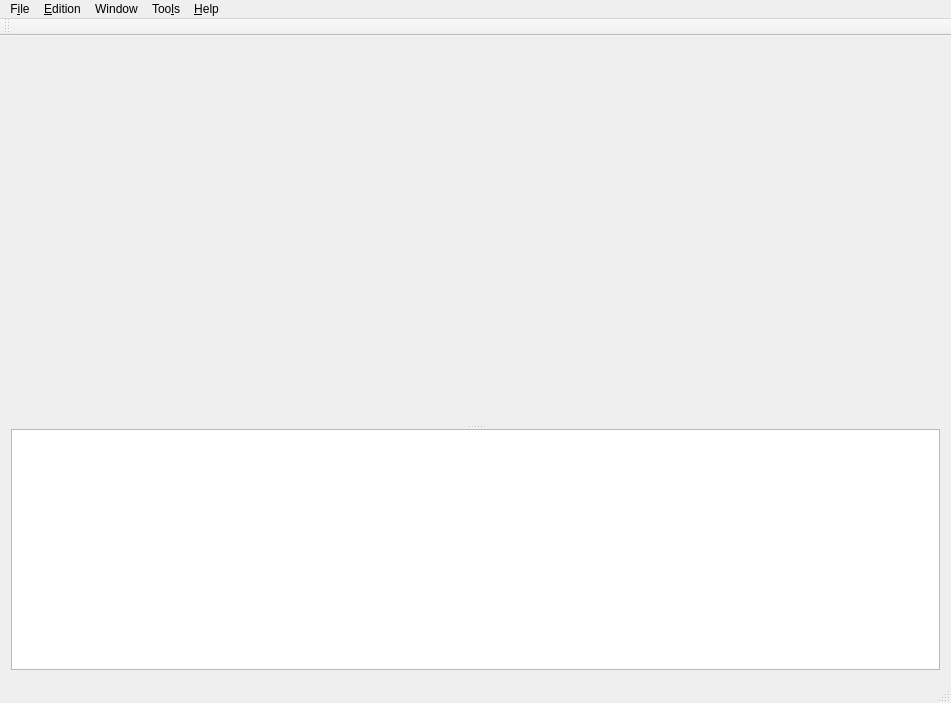
<?xml version="1.0" encoding="UTF-8"?>
<ui version="4.0">
 <class>MainWindow</class>
 <widget class="QMainWindow" name="MainWindow">
  <property name="geometry">
   <rect>
    <x>0</x>
    <y>0</y>
    <width>951</width>
    <height>703</height>
   </rect>
  </property>
  <property name="windowTitle">
   <string>Chord V</string>
  </property>
  <property name="windowIcon">
   <iconset resource="../Resources/resources.qrc">
    <normaloff>:/Image/Images/logo.svg</normaloff>:/Image/Images/logo.svg</iconset>
  </property>
  <widget class="QWidget" name="centralWidget">
   <layout class="QHBoxLayout" name="horizontalLayout_3">
    <item>
     <widget class="QSplitter" name="splitter">
      <property name="orientation">
       <enum>Qt::Vertical</enum>
      </property>
      <widget class="QStackedWidget" name="stackedWidget">
       <property name="currentIndex">
        <number>4</number>
       </property>
       <widget class="QWidget" name="pageEditor">
        <layout class="QHBoxLayout" name="horizontalLayout_14">
         <item>
          <widget class="FormEditor" name="textEditCho3File" native="true"/>
         </item>
        </layout>
       </widget>
       <widget class="QWidget" name="pageDefinition">
        <layout class="QVBoxLayout" name="verticalLayout_5">
         <item>
          <layout class="QVBoxLayout" name="verticalLayout_4">
           <item>
            <layout class="QHBoxLayout" name="horizontalLayout_2">
             <item>
              <layout class="QVBoxLayout" name="verticalLayout_3">
               <item>
                <layout class="QHBoxLayout" name="horizontalLayout">
                 <item>
                  <layout class="QVBoxLayout" name="verticalLayout">
                   <item>
                    <widget class="QLabel" name="labelCreatorName">
                     <property name="text">
                      <string>Creator name</string>
                     </property>
                    </widget>
                   </item>
                   <item>
                    <widget class="QLabel" name="labelChordLanguage">
                     <property name="text">
                      <string>Chord Language</string>
                     </property>
                    </widget>
                   </item>
                   <item>
                    <widget class="QLabel" name="labelChordMinorNotation">
                     <property name="text">
                      <string>Chord Minor notation</string>
                     </property>
                    </widget>
                   </item>
                  </layout>
                 </item>
                 <item>
                  <layout class="QVBoxLayout" name="verticalLayout_2">
                   <item>
                    <widget class="QLineEdit" name="lineEditCreatorName"/>
                   </item>
                   <item>
                    <widget class="QComboBox" name="comboBoxChordLanguage"/>
                   </item>
                   <item>
                    <widget class="QComboBox" name="comboBoxMinorNotation"/>
                   </item>
                  </layout>
                 </item>
                </layout>
               </item>
               <item>
                <widget class="QCheckBox" name="checkBoxLyricsMode">
                 <property name="text">
                  <string>Lyrics and chords mode book</string>
                 </property>
                 <property name="checked">
                  <bool>true</bool>
                 </property>
                </widget>
               </item>
               <item>
                <widget class="QCheckBox" name="checkBoxChordMode">
                 <property name="text">
                  <string>Chords only mode book</string>
                 </property>
                 <property name="checked">
                  <bool>true</bool>
                 </property>
                </widget>
               </item>
               <item>
                <widget class="QCheckBox" name="checkBoxTextMode">
                 <property name="text">
                  <string>Text only mode book</string>
                 </property>
                 <property name="checked">
                  <bool>true</bool>
                 </property>
                </widget>
               </item>
               <item>
                <widget class="QCheckBox" name="checkBoxMemoryMode">
                 <property name="text">
                  <string>Memory mode book</string>
                 </property>
                 <property name="checked">
                  <bool>true</bool>
                 </property>
                </widget>
               </item>
               <item>
                <layout class="QHBoxLayout" name="horizontalLayout_4">
                 <item>
                  <widget class="QLabel" name="labelWatermark">
                   <property name="text">
                    <string>Watermark</string>
                   </property>
                  </widget>
                 </item>
                 <item>
                  <widget class="QLineEdit" name="lineEditWatermark"/>
                 </item>
                </layout>
               </item>
              </layout>
             </item>
             <item>
              <layout class="QVBoxLayout" name="verticalLayout_8">
               <item>
                <layout class="QVBoxLayout" name="verticalLayout_6">
                 <item>
                  <layout class="QHBoxLayout" name="horizontalLayout_5">
                   <item>
                    <widget class="QLabel" name="labelProjectName">
                     <property name="text">
                      <string>Project name :</string>
                     </property>
                    </widget>
                   </item>
                   <item>
                    <widget class="QLabel" name="labelNameProjectName">
                     <property name="text">
                      <string/>
                     </property>
                    </widget>
                   </item>
                  </layout>
                 </item>
                 <item>
                  <layout class="QHBoxLayout" name="horizontalLayout_7">
                   <item>
                    <widget class="QLabel" name="labelDirProject">
                     <property name="text">
                      <string>Project directory :</string>
                     </property>
                    </widget>
                   </item>
                   <item>
                    <widget class="QLabel" name="labelNameDirProject">
                     <property name="text">
                      <string/>
                     </property>
                    </widget>
                   </item>
                  </layout>
                 </item>
                </layout>
               </item>
               <item>
                <widget class="QPushButton" name="pushButtonMakePDF">
                 <property name="minimumSize">
                  <size>
                   <width>100</width>
                   <height>100</height>
                  </size>
                 </property>
                 <property name="text">
                  <string>Make PDF</string>
                 </property>
                </widget>
               </item>
               <item>
                <widget class="QPushButton" name="pushButtonMakeAndShowPDF">
                 <property name="minimumSize">
                  <size>
                   <width>100</width>
                   <height>100</height>
                  </size>
                 </property>
                 <property name="text">
                  <string>Make  and show PDF </string>
                 </property>
                </widget>
               </item>
              </layout>
             </item>
             <item>
              <spacer name="horizontalSpacer">
               <property name="orientation">
                <enum>Qt::Horizontal</enum>
               </property>
               <property name="sizeHint" stdset="0">
                <size>
                 <width>40</width>
                 <height>20</height>
                </size>
               </property>
              </spacer>
             </item>
            </layout>
           </item>
           <item>
            <spacer name="verticalSpacer">
             <property name="orientation">
              <enum>Qt::Vertical</enum>
             </property>
             <property name="sizeHint" stdset="0">
              <size>
               <width>419</width>
               <height>34</height>
              </size>
             </property>
            </spacer>
           </item>
          </layout>
         </item>
        </layout>
       </widget>
       <widget class="QWidget" name="pageLyricsAndChordMode">
        <layout class="QVBoxLayout" name="verticalLayout_13">
         <item>
          <widget class="LyricsConfig" name="widgetLyricsMode" native="true"/>
         </item>
        </layout>
       </widget>
       <widget class="QWidget" name="pageChordMpde">
        <layout class="QVBoxLayout" name="verticalLayout_14">
         <item>
          <widget class="ChordConfig" name="widgetChordMode" native="true"/>
         </item>
        </layout>
       </widget>
       <widget class="QWidget" name="pageTextMode">
        <layout class="QVBoxLayout" name="verticalLayout_15">
         <item>
          <widget class="TextConfig" name="widgetTextMode" native="true"/>
         </item>
        </layout>
       </widget>
      </widget>
      <widget class="LogMessages" name="log"/>
     </widget>
    </item>
   </layout>
  </widget>
  <widget class="QMenuBar" name="menuBar">
   <property name="geometry">
    <rect>
     <x>0</x>
     <y>0</y>
     <width>951</width>
     <height>25</height>
    </rect>
   </property>
   <widget class="QMenu" name="menuFile">
    <property name="title">
     <string>F&amp;ile</string>
    </property>
    <addaction name="actionNew_Project"/>
    <addaction name="actionOpen_Project"/>
    <addaction name="separator"/>
    <addaction name="actionOpen_Song_File"/>
    <addaction name="actionExport_tho_cho3_file"/>
    <addaction name="separator"/>
    <addaction name="actionClose"/>
    <addaction name="actionQuit"/>
    <addaction name="actionSave"/>
    <addaction name="actionSave_As"/>
   </widget>
   <widget class="QMenu" name="menuTools">
    <property name="title">
     <string>Too&amp;ls</string>
    </property>
    <widget class="QMenu" name="menuPreferences_hints">
     <property name="title">
      <string>Preferences &amp;hints</string>
     </property>
     <addaction name="actionSave_Current_as_Defaut"/>
     <addaction name="actionReset_Preferences_as_Origin"/>
     <addaction name="actionForce_configuration_files_to_currrent_project"/>
    </widget>
    <widget class="QMenu" name="menuBuild_PDF">
     <property name="title">
      <string>&amp;Build PDF</string>
     </property>
     <addaction name="actionBuildText"/>
     <addaction name="actionBuildLyrics"/>
     <addaction name="actionBuildChord"/>
     <addaction name="actionBuildMemory"/>
     <addaction name="actionBuildAll"/>
    </widget>
    <widget class="QMenu" name="menuLaunch_PDF_Viewer">
     <property name="title">
      <string>&amp;Launch PDF Viewer</string>
     </property>
     <addaction name="actionViewText"/>
     <addaction name="actionViewLyrics"/>
     <addaction name="actionViewChord"/>
     <addaction name="actionViewMemory"/>
     <addaction name="actionViewLastbuilt"/>
    </widget>
    <widget class="QMenu" name="menuBuild_and_Launch_PDF">
     <property name="title">
      <string>B&amp;uild and Launch PDF</string>
     </property>
     <addaction name="actionBuildAndViewText"/>
     <addaction name="actionBuildAndViewLyrics"/>
     <addaction name="actionBuildAndViewChord"/>
     <addaction name="actionBuildAndViewMemory"/>
    </widget>
    <widget class="QMenu" name="menuImport_other_format">
     <property name="title">
      <string>Conversion</string>
     </property>
     <addaction name="action2Line2chordpro"/>
     <addaction name="actionChangeChordLang"/>
     <addaction name="actionTranspose_chords"/>
    </widget>
    <addaction name="actionProduce_PDF_files"/>
    <addaction name="separator"/>
    <addaction name="actionPreferences"/>
    <addaction name="menuPreferences_hints"/>
    <addaction name="separator"/>
    <addaction name="actionChord_defintion"/>
    <addaction name="separator"/>
    <addaction name="menuImport_other_format"/>
    <addaction name="separator"/>
    <addaction name="menuLaunch_PDF_Viewer"/>
    <addaction name="menuBuild_PDF"/>
    <addaction name="menuBuild_and_Launch_PDF"/>
    <addaction name="separator"/>
   </widget>
   <widget class="QMenu" name="menuHelp">
    <property name="title">
     <string>&amp;Help</string>
    </property>
    <addaction name="actionDocumentation"/>
    <addaction name="actionAbout"/>
    <addaction name="actionSystem_Info"/>
    <addaction name="actionLoad_demo_file"/>
   </widget>
   <widget class="QMenu" name="menuEdition">
    <property name="title">
     <string>&amp;Edition</string>
    </property>
    <addaction name="actionSearch"/>
    <addaction name="actionReplace"/>
    <addaction name="separator"/>
    <addaction name="actionZoomIn"/>
    <addaction name="actionZoomOut"/>
   </widget>
   <widget class="QMenu" name="menuOutput">
    <property name="title">
     <string>Window</string>
    </property>
    <addaction name="separator"/>
    <addaction name="actionSelectEditor"/>
    <addaction name="actionSelectDefinition"/>
    <addaction name="separator"/>
    <addaction name="actionSelectText"/>
    <addaction name="actionSelectLyrics"/>
    <addaction name="actionSelectChord"/>
    <addaction name="actionSelectMemory"/>
   </widget>
   <addaction name="menuFile"/>
   <addaction name="menuEdition"/>
   <addaction name="menuOutput"/>
   <addaction name="menuTools"/>
   <addaction name="menuHelp"/>
  </widget>
  <widget class="QToolBar" name="mainToolBar">
   <attribute name="toolBarArea">
    <enum>TopToolBarArea</enum>
   </attribute>
   <attribute name="toolBarBreak">
    <bool>false</bool>
   </attribute>
  </widget>
  <widget class="QStatusBar" name="statusBar"/>
  <action name="actionNew_Project">
   <property name="text">
    <string>&amp;New Project</string>
   </property>
  </action>
  <action name="actionOpen_Project">
   <property name="text">
    <string>&amp;Open Project</string>
   </property>
  </action>
  <action name="actionQuit">
   <property name="text">
    <string>&amp;Quit</string>
   </property>
  </action>
  <action name="actionSave_Current_as_Defaut">
   <property name="text">
    <string>&amp;Save Current as Defaut</string>
   </property>
  </action>
  <action name="actionSave">
   <property name="text">
    <string>Sa&amp;ve</string>
   </property>
   <property name="shortcut">
    <string>Ctrl+S</string>
   </property>
  </action>
  <action name="actionSave_As">
   <property name="text">
    <string>Sav&amp;e As</string>
   </property>
  </action>
  <action name="actionDocumentation">
   <property name="text">
    <string>Documentation</string>
   </property>
   <property name="shortcut">
    <string>F1</string>
   </property>
  </action>
  <action name="actionAbout">
   <property name="text">
    <string>&amp;About</string>
   </property>
  </action>
  <action name="actionLast_Project">
   <property name="text">
    <string>Last Project</string>
   </property>
  </action>
  <action name="actionLast_Poject">
   <property name="text">
    <string>&amp;Last Projects</string>
   </property>
  </action>
  <action name="actionProduce_PDF_files">
   <property name="enabled">
    <bool>false</bool>
   </property>
   <property name="text">
    <string>&amp;Produce PDF files</string>
   </property>
  </action>
  <action name="actionPreferences">
   <property name="text">
    <string>Pr&amp;eferences</string>
   </property>
   <property name="shortcut">
    <string>Ctrl+O</string>
   </property>
  </action>
  <action name="actionOpen_Song_File">
   <property name="text">
    <string>&amp;Import cho3 File</string>
   </property>
  </action>
  <action name="actionChord_defintion">
   <property name="text">
    <string>&amp;Chord definition</string>
   </property>
   <property name="shortcut">
    <string>F3</string>
   </property>
  </action>
  <action name="actionSystem_Info">
   <property name="text">
    <string>&amp;System Info</string>
   </property>
  </action>
  <action name="actionSearch">
   <property name="text">
    <string>&amp;Find</string>
   </property>
   <property name="shortcut">
    <string>Ctrl+F</string>
   </property>
  </action>
  <action name="actionReplace">
   <property name="text">
    <string>&amp;Replace</string>
   </property>
   <property name="shortcut">
    <string>Ctrl+R</string>
   </property>
  </action>
  <action name="actionSelectDefinition">
   <property name="checkable">
    <bool>true</bool>
   </property>
   <property name="text">
    <string>&amp;Global definitions</string>
   </property>
  </action>
  <action name="actionSelectText">
   <property name="checkable">
    <bool>true</bool>
   </property>
   <property name="text">
    <string>&amp;Text only mode</string>
   </property>
  </action>
  <action name="actionSelectLyrics">
   <property name="checkable">
    <bool>true</bool>
   </property>
   <property name="text">
    <string>&amp;Lyrics and chord mode</string>
   </property>
  </action>
  <action name="actionSelectChord">
   <property name="checkable">
    <bool>true</bool>
   </property>
   <property name="text">
    <string>&amp;Chord mode</string>
   </property>
  </action>
  <action name="actionSelectMemory">
   <property name="checkable">
    <bool>true</bool>
   </property>
   <property name="text">
    <string>&amp;Memory mode</string>
   </property>
  </action>
  <action name="actionSelectEditor">
   <property name="checkable">
    <bool>true</bool>
   </property>
   <property name="text">
    <string>&amp;Editor</string>
   </property>
  </action>
  <action name="action1">
   <property name="text">
    <string>1</string>
   </property>
  </action>
  <action name="actionBuildAll">
   <property name="text">
    <string>&amp;Build All</string>
   </property>
   <property name="shortcut">
    <string>F9</string>
   </property>
  </action>
  <action name="actionBuildText">
   <property name="text">
    <string>&amp;Text</string>
   </property>
   <property name="shortcut">
    <string>F5</string>
   </property>
  </action>
  <action name="actionBuildLyrics">
   <property name="text">
    <string>&amp;Lyrics</string>
   </property>
   <property name="shortcut">
    <string>F6</string>
   </property>
  </action>
  <action name="actionBuildChord">
   <property name="text">
    <string>&amp;Chord</string>
   </property>
   <property name="shortcut">
    <string>F7</string>
   </property>
  </action>
  <action name="actionBuildMemory">
   <property name="text">
    <string>&amp;Memory</string>
   </property>
   <property name="shortcut">
    <string>F8</string>
   </property>
  </action>
  <action name="actionViewText">
   <property name="text">
    <string>&amp;Text</string>
   </property>
   <property name="shortcut">
    <string>Ctrl+F5</string>
   </property>
  </action>
  <action name="actionViewLyrics">
   <property name="text">
    <string>&amp;Lyrics</string>
   </property>
   <property name="shortcut">
    <string>Ctrl+F6</string>
   </property>
  </action>
  <action name="actionViewChord">
   <property name="text">
    <string>&amp;Chord</string>
   </property>
   <property name="shortcut">
    <string>Ctrl+F7</string>
   </property>
  </action>
  <action name="actionViewMemory">
   <property name="text">
    <string>&amp;Memory</string>
   </property>
   <property name="shortcut">
    <string>Ctrl+F8</string>
   </property>
  </action>
  <action name="actionReset_Preferences_as_Origin">
   <property name="text">
    <string>&amp;Reset Preferences as Origin</string>
   </property>
  </action>
  <action name="actionViewLastbuilt">
   <property name="text">
    <string>Last &amp;built</string>
   </property>
  </action>
  <action name="actionExport_tho_cho3_file">
   <property name="text">
    <string>Export to &amp;cho3 file</string>
   </property>
  </action>
  <action name="actionBuildAndViewText">
   <property name="text">
    <string>&amp;Text</string>
   </property>
   <property name="shortcut">
    <string>Shift+F6</string>
   </property>
  </action>
  <action name="actionBuildAndViewLyrics">
   <property name="text">
    <string>&amp;Lyrics</string>
   </property>
   <property name="shortcut">
    <string>Shift+F7</string>
   </property>
  </action>
  <action name="actionBuildAndViewMemory">
   <property name="text">
    <string>&amp;Memory</string>
   </property>
   <property name="shortcut">
    <string>Shift+F9</string>
   </property>
  </action>
  <action name="actionBuildAndViewChord">
   <property name="text">
    <string>&amp;Chord</string>
   </property>
   <property name="shortcut">
    <string>Shift+F8</string>
   </property>
  </action>
  <action name="actionZoomIn">
   <property name="text">
    <string>&amp;Zoom +</string>
   </property>
   <property name="shortcut">
    <string>Ctrl++</string>
   </property>
  </action>
  <action name="actionZoomOut">
   <property name="text">
    <string>Z&amp;oom - </string>
   </property>
   <property name="shortcut">
    <string>Ctrl+-</string>
   </property>
  </action>
  <action name="actionForce_configuration_files_to_currrent_project">
   <property name="text">
    <string>Force configuration files to currrent project</string>
   </property>
  </action>
  <action name="action2Line2chordpro">
   <property name="text">
    <string>Chords with chord on line above to chordpro format</string>
   </property>
  </action>
  <action name="actionChangeChordLang">
   <property name="text">
    <string>Change  the chords Language of the current song file</string>
   </property>
  </action>
  <action name="actionClose">
   <property name="text">
    <string>Close</string>
   </property>
  </action>
  <action name="actionTranspose_chords">
   <property name="text">
    <string>Transpose chords</string>
   </property>
  </action>
  <action name="actionLoad_demo_file">
   <property name="text">
    <string>Load demo file</string>
   </property>
  </action>
 </widget>
 <layoutdefault spacing="6" margin="11"/>
 <customwidgets>
  <customwidget>
   <class>LyricsConfig</class>
   <extends>QWidget</extends>
   <header>lyricsconfig.h</header>
   <container>1</container>
  </customwidget>
  <customwidget>
   <class>ChordConfig</class>
   <extends>QWidget</extends>
   <header>chordconfig.h</header>
   <container>1</container>
  </customwidget>
  <customwidget>
   <class>TextConfig</class>
   <extends>QWidget</extends>
   <header>textconfig.h</header>
   <container>1</container>
  </customwidget>
  <customwidget>
   <class>LogMessages</class>
   <extends>QTextEdit</extends>
   <header>logmessages.h</header>
  </customwidget>
  <customwidget>
   <class>FormEditor</class>
   <extends>QWidget</extends>
   <header>formeditor.h</header>
   <container>1</container>
  </customwidget>
 </customwidgets>
 <resources>
  <include location="../Resources/resources.qrc"/>
 </resources>
 <connections/>
</ui>
